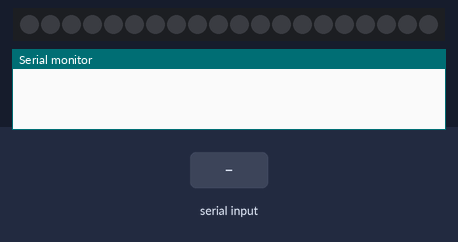
The sketch below on a simulated Arduino Uno, built with avr-gcc and run on an emulated ATmega328P. Parts: 20 RGB LEDs in strip order, left to right, the last lines printed to the serial monitor. The test bench sets the inputs (shaded band). Dim RGB values are drawn brighter than linear.

Above: at 2.7 s.
2.8 s: "90,45,200\n" received over the second serial link
At 4.24 s:
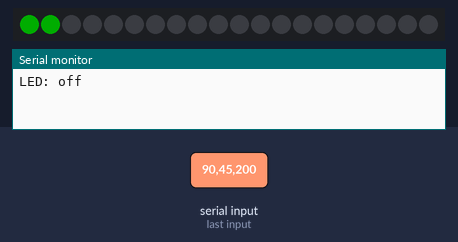
At 6.09 s:
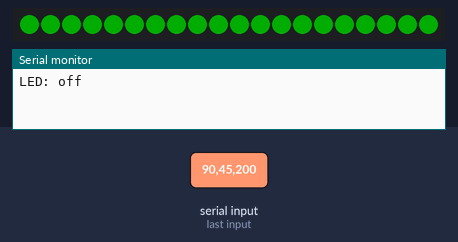
Timing chart, 0 to 7.6 s (numbered marks = the images above; inputs shaded):
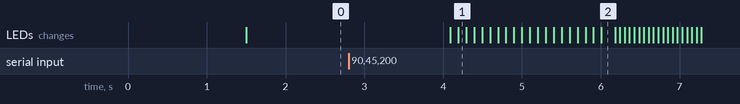

The sketch:

wheel_test.ino
```cpp
//derivative of bttestgree_working_app for debugging
//in construction  as of 6/15/17

#include<SoftwareSerial.h>
#include <Adafruit_NeoPixel.h>


#define PIN     6
#define NUMPIXELS 20

Adafruit_NeoPixel strip = Adafruit_NeoPixel(NUMPIXELS, PIN, NEO_GRB + NEO_KHZ800);
int delayval = 100;// delay tenth of a second
////--temp--////
int state = 0;
int flag = 0;
////////////
//String color;

SoftwareSerial BT(0,1); //TX, Rx respectively
//String color;

void setup() {
  BT.begin(9600);
  Serial.begin(9600);
  delay(1500);
  strip.begin();
  strip.setBrightness(64);
  strip.show();//initialize all pixels to 'off'
}

void loop() {
  //Serial.println(BT.read());
  /*
  if (BT.available()<0){
  for(int i=0; i<NUMPIXELS; i++){
     strip.setPixelColor(i,strip.Color(88,233,255));
     strip.show();
     delay(delayval);
  }}
*/

  if(BT.available() > 0){    //Serial.available
    delay(10); //used for stabilization
    state = BT.read(); //do not delete
    //state = BT.read();
    flag = 0;
    //char c = Serial.read(); //conduct serial read
    //color += c; //build string-blue,red,green

  }

    //"Green"  state =='1'
    if(state == '2')
    {
      for(int i=0;i<NUMPIXELS;i++){

         // strip.Color takes RGB values, from 0,0,0 up to 255,255,255
         strip.setPixelColor(i, strip.Color(0,200,0)); // Moderately bright green color.
         strip.show(); // This sends the updated pixel color to the hardware.
         delay(delayval); // Delay for a period of time (in milliseconds).

          //if(flag == 0){
          //  Serial.println("LED: Green");
          //  flag = 1;
         // }
       }
     }


    if (state == '0')  //color =="Stop"
    {
       turnoff();

       if(flag == 0){
         Serial.println("LED: off");
         flag = 1;
       }
     }

      //color picker
      else if(state== '1')
     {
      //Serial.println(BT.read());
      int red = BT.parseInt();
      int green = BT.parseInt();
      int blue = BT.parseInt();
      int rando = BT.parseInt();
     Serial.print(red);
     Serial.print(green);
     Serial.println(blue);
       // if(Serial.read() == '\n'){
      //red = constrain(red,0,255);
      //green = constrain(green,0,255);
      //blue = constrain(blue,0,255);
      turnoff();
        for(int i=0; i<NUMPIXELS; i++){
          strip.setPixelColor(i,strip.Color(red,green,blue));
          strip.show();
          delay(delayval);

          /////////Debug///////////
          //Serial.println(red );
          //Serial.print(green);
          //Serial.print(blue);
         // }
        }
     }

  }

      //decrement
void turnoff(){
  for(int i=NUMPIXELS;i>0;i--){
    strip.setPixelColor(i, strip.Color(0,0,0)); //
    strip.show();
    delay(60);
  }
}

/*
    for(int i=0;i<NUMPIXELS;i++){
    strip.setPixelColor(i, strip.Color(0,0,0)); //
    strip.show();
    delay(10);
    }
      */


  /*
 to Do
 +add color palate using colors-> make color to send 3 values to arduino
 +add weather/mod function function
 +time of day function

  */
```

Measured:
- after the input at 2.8 s, the LEDs: first change after 1.3 s (image 1 shows a later state)
